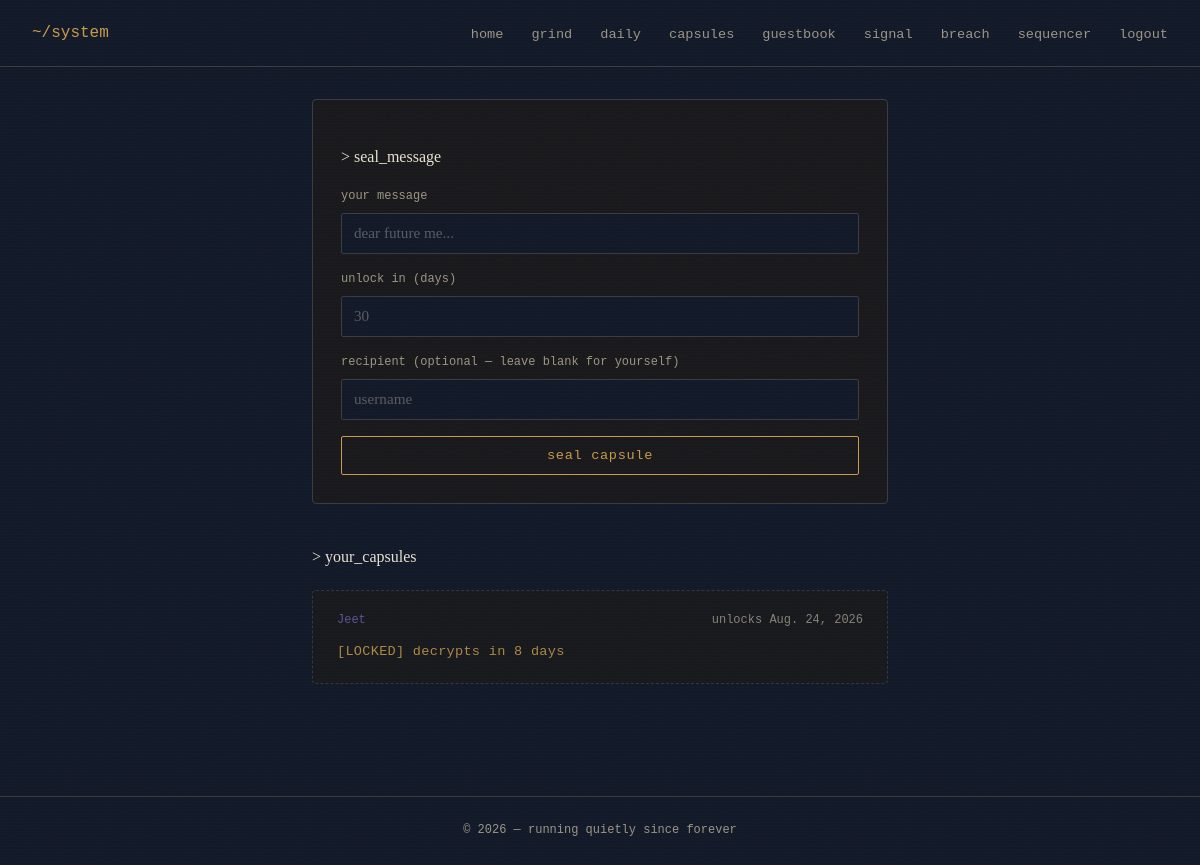
The page /capsules (signed in) on the database as committed earlier.
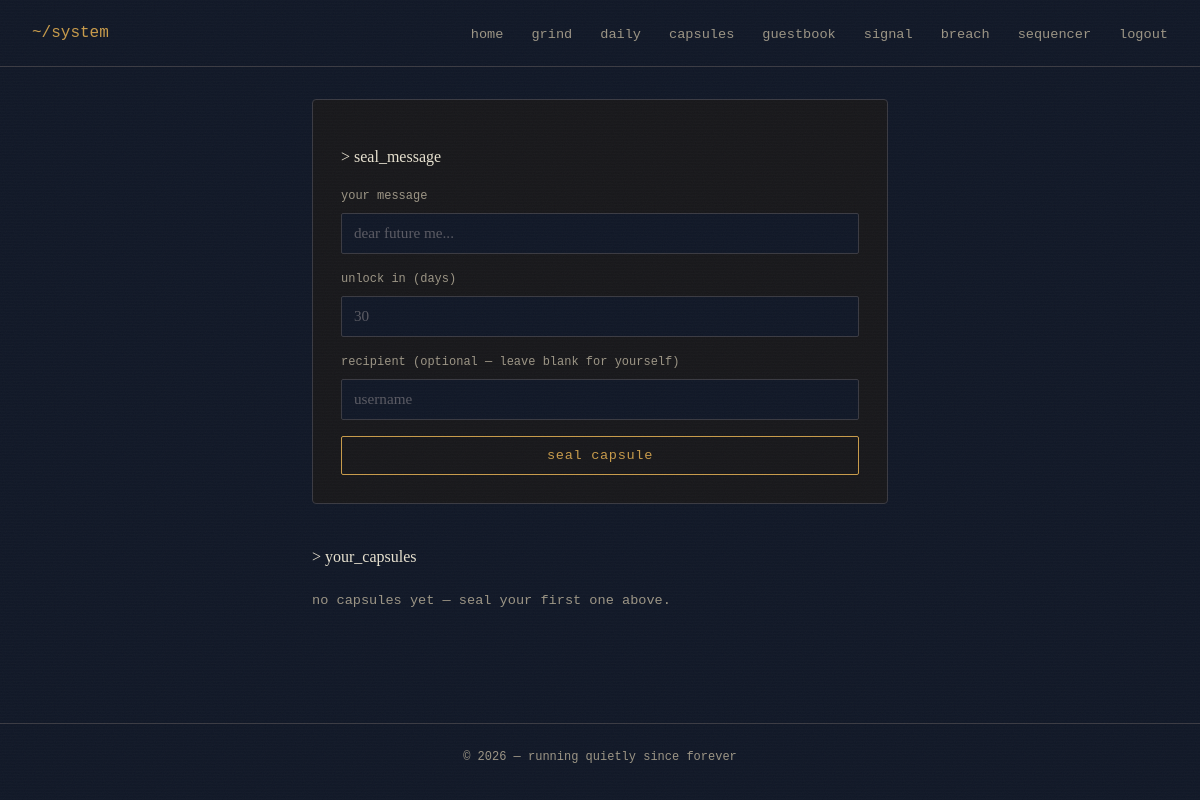
The same page on the database as committed later.
### myretroapp/models.py (models this page shows)
class TimeCapsule(models.Model):
    sender = models.ForeignKey(User, on_delete=models.CASCADE, related_name='sent_capsules')
    recipient = models.ForeignKey(
        User, on_delete=models.CASCADE, related_name='received_capsules',
        null=True, blank=True  # blank = message to your own future self
    )
    content = models.CharField(max_length=500)
    created_at = models.DateTimeField(auto_now_add=True)
    unlock_date = models.DateField()
    opened = models.BooleanField(default=False)
    class Meta:
        ordering = ['unlock_date']

### myretroapp/views.py (the view)
# urls.py: path('capsules', views.capsule_list, name='capsule_list'),
@never_cache
def capsule_list(request):
    if not request.user.is_authenticated:
        return redirect('login_view')
    today = timezone.localdate()
    my_capsules = TimeCapsule.objects.filter(sender=request.user)
    received_capsules = TimeCapsule.objects.filter(recipient=request.user)
    all_capsules = (my_capsules | received_capsules).distinct()
    capsule_data = []
    for c in all_capsules:
        is_unlocked = c.unlock_date <= today
        days_left = (c.unlock_date - today).days if not is_unlocked else 0
        capsule_data.append({
            'obj': c,
            'is_unlocked': is_unlocked,
            'days_left': days_left,
        })
    return render(request, 'capsule_page.html', {'capsules': capsule_data})

### templates/capsule_page.html (shortened to what this page needs)
{% extends 'base.html' %} {% load static %} {% block title %}time capsule{% endblock %} {% block content %}
<main class="capsule-wrapper">
  <section class="capsule-composer">
    <p class="prompt-line">&gt; seal_message</p>
    <form method="post" action="{% url 'create_capsule' %}">
      <div class="field-group">
        <label for="content">your message</label>
        <input
          type="text"
          id="content"
          name="content"
          placeholder="dear future me..."
          required
        />
      </div>
      <div class="field-group">
        <label for="days">unlock in (days)</label>
        <input
          type="number"
          id="days"
          name="days"
          placeholder="30"
          min="1"
          required
        />
      </div>
      <div class="field-group">
        <label for="recipient"
          >recipient (optional &mdash; leave blank for yourself)</label
        >
        <input
          type="text"
          id="recipient"
          name="recipient"
          placeholder="username"
        />
      </div>
      <button type="submit" class="btn">seal capsule</button>
    </form>
  </section>
  <section class="capsule-list">
    <p class="prompt-line">&gt; your_capsules</p>
    {% for c in capsules %}
    <article
      class="capsule-item {% if not c.is_unlocked %}capsule-locked{% endif %}"
    >
      <div class="capsule-meta">
        <span class="capsule-from">
          {{ c.obj.sender.username }}
        </span>
        <span class="capsule-date">unlocks {{ c.obj.unlock_date }}</span>
      </div>
      {% if c.is_unlocked %}
      <p class="capsule-content">{{ c.obj.content }}</p>
      {% else %}
      <p class="capsule-locked-text">
        [LOCKED] decrypts in {{ c.days_left }} day{{ c.days_left|pluralize }}
      </p>
      {% endif %}
    </article>
    {% empty %}
    <p class="capsule-empty">
      no capsules yet &mdash; seal your first one above.
    </p>
    {% endfor %}
  </section>
</main>
{% endblock %}

Rows that differ between the two databases and show on the page:
removed TimeCapsule: obj.sender.username "Jeet", obj.unlock_date "Aug. 24, 2026", days_left "8"
Other text that changed with them:
text now shown: "no capsules yet — seal your first one above."
